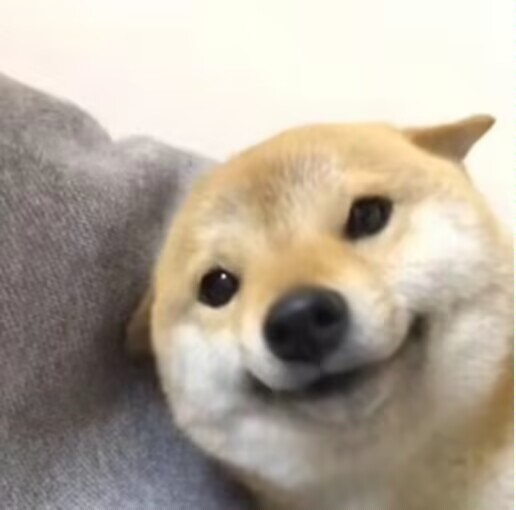
#> input picture 预测编码/image.png, 516 x 510 px
$ python '预测编码.py'
#> lines starting #> are read from the running program, lines starting #| are printed output that depends on the picture
import numpy as np
import cv2
from skimage.metrics import peak_signal_noise_ratio, structural_similarity

def dpcm_encode(image):
    height, width = image.shape
    encoded_image = np.zeros((height, width), dtype=np.int16)
    predicted_image = np.zeros((height, width), dtype=np.uint8)

    for i in range(height):
        for j in range(width):
            if i == 0 and j == 0:
                predicted_image[i, j] = image[i, j]
                encoded_image[i, j] = image[i, j]
            elif i == 0:
                predicted_image[i, j] = image[i, j-1]
                encoded_image[i, j] = image[i, j] - image[i, j-1]
            elif j == 0:
                predicted_image[i, j] = image[i-1, j]
                encoded_image[i, j] = image[i, j] - image[i-1, j]
            else:
                predicted_image[i, j] = (image[i, j-1] + image[i-1, j]) // 2
                encoded_image[i, j] = image[i, j] - predicted_image[i, j]

    return encoded_image, predicted_image

def dpcm_decode(encoded_image, predicted_image):
    height, width = encoded_image.shape
    decoded_image = np.zeros((height, width), dtype=np.uint8)

    for i in range(height):
        for j in range(width):
            if i == 0 and j == 0:
                decoded_image[i, j] = predicted_image[i, j]
            elif i == 0:
                decoded_image[i, j] = encoded_image[i, j] + decoded_image[i, j-1]
            elif j == 0:
                decoded_image[i, j] = encoded_image[i, j] + decoded_image[i-1, j]
            else:
                decoded_image[i, j] = encoded_image[i, j] + (decoded_image[i, j-1] + decoded_image[i-1, j]) // 2

    return decoded_image

def quantize_image(image, step_size):
    quantized_image = np.round(image / step_size) * step_size
    return quantized_image

def main():
    # 读取灰度图像
    image = cv2.imread('image.png', cv2.IMREAD_GRAYSCALE)
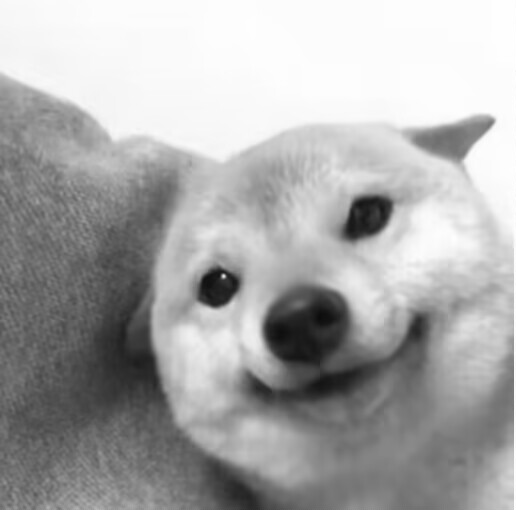
#> image: shape (510, 516); min 11, max 255, mean 170.3

    # 进行DPCM编码和解码
    encoded_image, predicted_image = dpcm_encode(image)
#> after the loop in dpcm_encode, `for i in range(height):`:
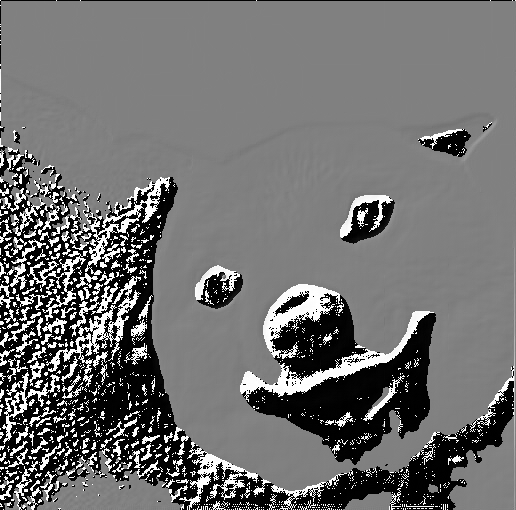
#> encoded_image: shape (510, 516) int16; min 0, max 255, mean 111.5
#> after the loop in dpcm_encode, `for i in range(height):`:
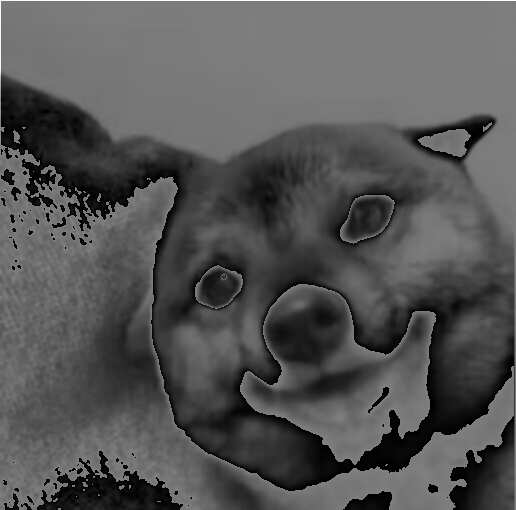
#> predicted_image: shape (510, 516); min 0, max 254, mean 84.7
    decoded_image = dpcm_decode(encoded_image, predicted_image)

    # 比较不同量化器的重建图像区别并计算PSNR和SSIM值
    step_sizes = [1, 2, 4, 8]  # 不同的量化步长

    for step_size in step_sizes:
        quantized_image = quantize_image(encoded_image, step_size)
        decoded_quantized_image = dpcm_decode(quantized_image, predicted_image)

        psnr = peak_signal_noise_ratio(image, decoded_quantized_image)
        ssim = structural_similarity(image, decoded_quantized_image)

        print(f"量化步长: {step_size}")
        print(f"PSNR值: {psnr:.2f}")
        print(f"SSIM值: {ssim:.4f}")
        print()

        # 显示重建图像
        cv2.imshow(f"Reconstructed Image (Step Size: {step_size})", decoded_quantized_image)
        cv2.waitKey(0)
        cv2.destroyAllWindows()
        # 保存重建图像
        cv2.imwrite(f"reconstructed_image_{step_size}.png", decoded_quantized_image)
#> this loop made 4 passes
#> (psnr, ssim) on passes 1 to 4: (inf, 1), (16.4, 0.718), (15.75, 0.687), (15.35, 0.65)
#| PSNR值: inf
#| SSIM值: 1.0000
#| PSNR值: 16.40
#| SSIM值: 0.7178
#| PSNR值: 15.75
#| SSIM值: 0.6872
#| PSNR值: 15.35
#| SSIM值: 0.6496
#> pass 2, in main, `decoded_quantized_image = dpcm_decode(quantized_image, predicted_image)`:
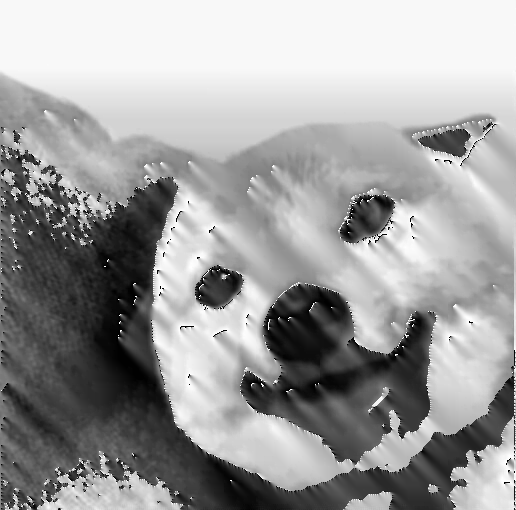
#> decoded_quantized_image: shape (510, 516); min 0, max 255, mean 157.4


if __name__ == '__main__':
    main()

$ run again, with 预测编码/2bit.png copied over 预测编码/image.png
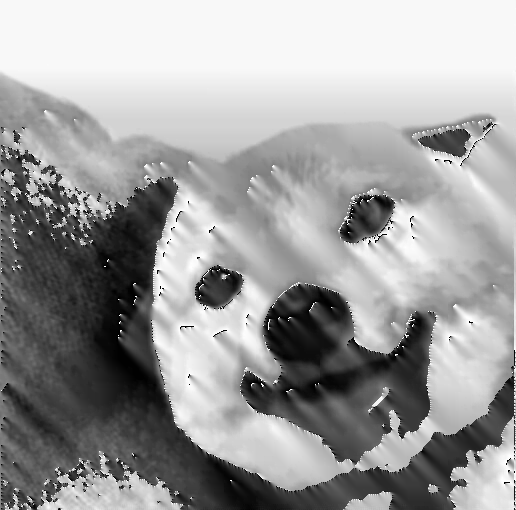
#> input picture 预测编码/2bit.png, 516 x 510 px
#> in main, image is the input picture: shape (510, 516); min 0, max 255, mean 157.4
#> after the loop in dpcm_encode, `for i in range(height):`:
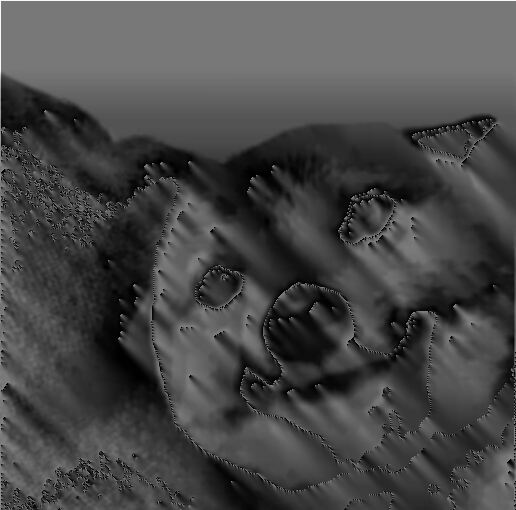
#> predicted_image: shape (510, 516); min 0, max 248, mean 72
#> the loop in main, `for step_size in step_sizes:` made 4 passes
#> (psnr, ssim) on passes 1 to 4: (inf, 1), (inf, 1), (20.96, 0.801), (18.67, 0.7)
#> (printed output is left out)
#> pass 3, in main, `decoded_quantized_image = dpcm_decode(quantized_image, predicted_image)`:
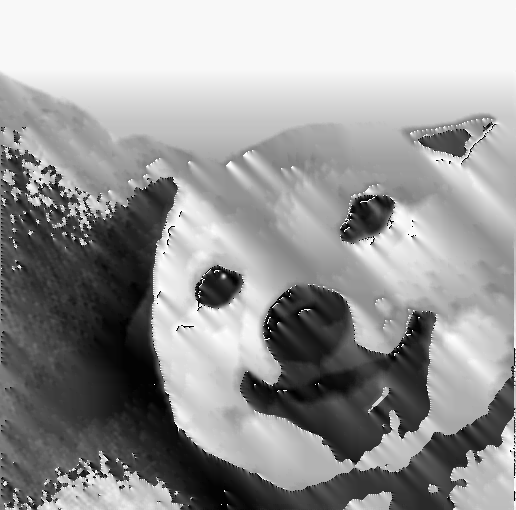
#> decoded_quantized_image: shape (510, 516); min 0, max 255, mean 153
